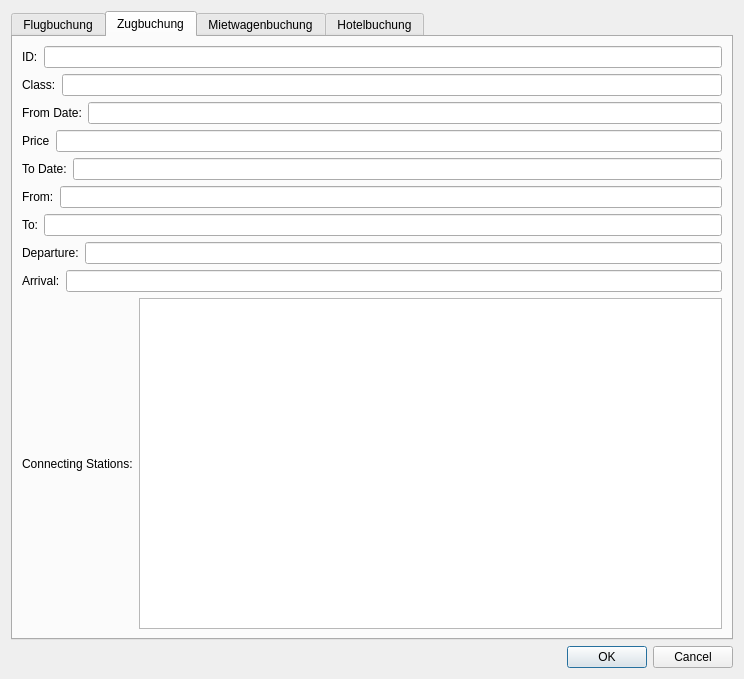
<?xml version="1.0" encoding="UTF-8"?>
<ui version="4.0">
 <class>bookingDetails</class>
 <widget class="QDialog" name="bookingDetails">
  <property name="geometry">
   <rect>
    <x>0</x>
    <y>0</y>
    <width>744</width>
    <height>679</height>
   </rect>
  </property>
  <property name="windowTitle">
   <string>Dialog</string>
  </property>
  <layout class="QGridLayout" name="gridLayout">
   <item row="0" column="0">
    <layout class="QVBoxLayout" name="verticalLayout">
     <item>
      <widget class="QTabWidget" name="tabWidget">
       <property name="currentIndex">
        <number>1</number>
       </property>
       <widget class="QWidget" name="Flug">
        <attribute name="icon">
         <iconset>
          <normaloff>flight.png</normaloff>
          <normalon>:/flight.png</normalon>flight.png</iconset>
        </attribute>
        <attribute name="title">
         <string>Flugbuchung</string>
        </attribute>
        <layout class="QGridLayout" name="gridLayout_3">
         <item row="0" column="0">
          <layout class="QVBoxLayout" name="verticalLayout_2">
           <item>
            <layout class="QHBoxLayout" name="horizontalLayout">
             <item>
              <widget class="QLabel" name="label_5">
               <property name="text">
                <string>ID:</string>
               </property>
              </widget>
             </item>
             <item>
              <widget class="QLineEdit" name="flugID">
               <property name="readOnly">
                <bool>true</bool>
               </property>
              </widget>
             </item>
            </layout>
           </item>
           <item>
            <layout class="QHBoxLayout" name="horizontalLayout_2">
             <item>
              <widget class="QLabel" name="label_13">
               <property name="text">
                <string>Airline:</string>
               </property>
              </widget>
             </item>
             <item>
              <widget class="QLineEdit" name="flugAirline"/>
             </item>
            </layout>
           </item>
           <item>
            <layout class="QHBoxLayout" name="horizontalLayout_3">
             <item>
              <widget class="QLabel" name="label_7">
               <property name="text">
                <string>From Date:</string>
               </property>
              </widget>
             </item>
             <item>
              <widget class="QLineEdit" name="flugFromDate"/>
             </item>
            </layout>
           </item>
           <item>
            <layout class="QHBoxLayout" name="horizontalLayout_4">
             <item>
              <widget class="QLabel" name="label_8">
               <property name="text">
                <string>To Date:</string>
               </property>
              </widget>
             </item>
             <item>
              <widget class="QLineEdit" name="flugToDate"/>
             </item>
            </layout>
           </item>
           <item>
            <layout class="QHBoxLayout" name="horizontalLayout_5">
             <item>
              <widget class="QLabel" name="label_9">
               <property name="text">
                <string>From:</string>
               </property>
              </widget>
             </item>
             <item>
              <widget class="QLineEdit" name="flugFromDest"/>
             </item>
             <item>
              <widget class="QLineEdit" name="fromName"/>
             </item>
            </layout>
           </item>
           <item>
            <layout class="QHBoxLayout" name="horizontalLayout_18">
             <item>
              <widget class="QLabel" name="label_10">
               <property name="text">
                <string>To:</string>
               </property>
              </widget>
             </item>
             <item>
              <widget class="QLineEdit" name="flugToDest"/>
             </item>
             <item>
              <widget class="QLineEdit" name="toName"/>
             </item>
            </layout>
           </item>
           <item>
            <layout class="QHBoxLayout" name="horizontalLayout_32">
             <item>
              <widget class="QLabel" name="label_12">
               <property name="text">
                <string>Class:</string>
               </property>
              </widget>
             </item>
             <item>
              <widget class="QLineEdit" name="flugClass"/>
             </item>
            </layout>
           </item>
           <item>
            <layout class="QHBoxLayout" name="horizontalLayout_34">
             <item>
              <widget class="QLabel" name="label_11">
               <property name="text">
                <string>Price:</string>
               </property>
              </widget>
             </item>
             <item>
              <widget class="QLineEdit" name="flugPrice"/>
             </item>
            </layout>
           </item>
          </layout>
         </item>
        </layout>
       </widget>
       <widget class="QWidget" name="Zug">
        <attribute name="icon">
         <iconset>
          <normaloff>train.jpg</normaloff>
          <normalon>:/train.jpg</normalon>train.jpg</iconset>
        </attribute>
        <attribute name="title">
         <string>Zugbuchung</string>
        </attribute>
        <layout class="QGridLayout" name="gridLayout_2">
         <item row="0" column="0">
          <layout class="QVBoxLayout" name="verticalLayout_5">
           <item>
            <layout class="QVBoxLayout" name="verticalLayout_3">
             <item>
              <layout class="QHBoxLayout" name="horizontalLayout_7">
               <item>
                <widget class="QLabel" name="label_14">
                 <property name="text">
                  <string>ID:</string>
                 </property>
                </widget>
               </item>
               <item>
                <widget class="QLineEdit" name="zugID">
                 <property name="readOnly">
                  <bool>true</bool>
                 </property>
                </widget>
               </item>
              </layout>
             </item>
             <item>
              <layout class="QHBoxLayout" name="horizontalLayout_15">
               <item>
                <widget class="QLabel" name="label_22">
                 <property name="text">
                  <string>Class:</string>
                 </property>
                </widget>
               </item>
               <item>
                <widget class="QLineEdit" name="zugClass"/>
               </item>
              </layout>
             </item>
             <item>
              <layout class="QHBoxLayout" name="horizontalLayout_8"/>
             </item>
             <item>
              <layout class="QHBoxLayout" name="horizontalLayout_9">
               <item>
                <widget class="QLabel" name="label_16">
                 <property name="text">
                  <string>From Date:</string>
                 </property>
                </widget>
               </item>
               <item>
                <widget class="QLineEdit" name="zugFromDate"/>
               </item>
              </layout>
             </item>
             <item>
              <layout class="QHBoxLayout" name="horizontalLayout_16">
               <item>
                <widget class="QLabel" name="label_24">
                 <property name="text">
                  <string>Price</string>
                 </property>
                </widget>
               </item>
               <item>
                <widget class="QLineEdit" name="zugPrice"/>
               </item>
              </layout>
             </item>
             <item>
              <layout class="QHBoxLayout" name="horizontalLayout_10">
               <item>
                <widget class="QLabel" name="label_17">
                 <property name="text">
                  <string>To Date:</string>
                 </property>
                </widget>
               </item>
               <item>
                <widget class="QLineEdit" name="zugToDate"/>
               </item>
              </layout>
             </item>
             <item>
              <layout class="QHBoxLayout" name="horizontalLayout_11">
               <item>
                <widget class="QLabel" name="label_18">
                 <property name="text">
                  <string>From:</string>
                 </property>
                </widget>
               </item>
               <item>
                <widget class="QLineEdit" name="zugFrom"/>
               </item>
              </layout>
             </item>
             <item>
              <layout class="QHBoxLayout" name="horizontalLayout_12">
               <item>
                <widget class="QLabel" name="label_19">
                 <property name="text">
                  <string>To:</string>
                 </property>
                </widget>
               </item>
               <item>
                <widget class="QLineEdit" name="zugTo"/>
               </item>
              </layout>
             </item>
             <item>
              <layout class="QHBoxLayout" name="horizontalLayout_13">
               <item>
                <widget class="QLabel" name="label_20">
                 <property name="text">
                  <string>Departure:</string>
                 </property>
                </widget>
               </item>
               <item>
                <widget class="QLineEdit" name="zugDeparture"/>
               </item>
              </layout>
             </item>
             <item>
              <layout class="QHBoxLayout" name="horizontalLayout_14">
               <item>
                <widget class="QLabel" name="label_21">
                 <property name="text">
                  <string>Arrival:</string>
                 </property>
                </widget>
               </item>
               <item>
                <widget class="QLineEdit" name="zugArrival"/>
               </item>
              </layout>
             </item>
            </layout>
           </item>
           <item>
            <layout class="QHBoxLayout" name="horizontalLayout_6">
             <item>
              <widget class="QLabel" name="label_23">
               <property name="text">
                <string>Connecting Stations:</string>
               </property>
              </widget>
             </item>
             <item>
              <widget class="QListWidget" name="zugCS">
               <property name="editTriggers">
                <set>QAbstractItemView::AllEditTriggers</set>
               </property>
              </widget>
             </item>
            </layout>
           </item>
          </layout>
         </item>
        </layout>
       </widget>
       <widget class="QWidget" name="Mietwagen">
        <attribute name="icon">
         <iconset>
          <normaloff>car.png</normaloff>
          <normalon>:/car.png</normalon>car.png</iconset>
        </attribute>
        <attribute name="title">
         <string>Mietwagenbuchung</string>
        </attribute>
        <widget class="QWidget" name="layoutWidget_3">
         <property name="geometry">
          <rect>
           <x>20</x>
           <y>10</y>
           <width>881</width>
           <height>571</height>
          </rect>
         </property>
         <layout class="QGridLayout" name="gridLayout_4">
          <item row="5" column="0">
           <layout class="QHBoxLayout" name="horizontalLayout_23">
            <item>
             <widget class="QLabel" name="label_30">
              <property name="text">
               <string>Pickup Location:</string>
              </property>
             </widget>
            </item>
            <item>
             <widget class="QLineEdit" name="carPickUp"/>
            </item>
           </layout>
          </item>
          <item row="7" column="0">
           <layout class="QHBoxLayout" name="horizontalLayout_25">
            <item>
             <widget class="QLabel" name="label_32">
              <property name="text">
               <string>Price:</string>
              </property>
             </widget>
            </item>
            <item>
             <widget class="QLineEdit" name="carPrice"/>
            </item>
           </layout>
          </item>
          <item row="1" column="0">
           <layout class="QHBoxLayout" name="horizontalLayout_19">
            <item>
             <widget class="QLabel" name="label_27">
              <property name="text">
               <string>Class</string>
              </property>
             </widget>
            </item>
            <item>
             <widget class="QLineEdit" name="carClass"/>
            </item>
           </layout>
          </item>
          <item row="6" column="0">
           <layout class="QHBoxLayout" name="horizontalLayout_24">
            <item>
             <widget class="QLabel" name="label_31">
              <property name="text">
               <string>Return Location:</string>
              </property>
             </widget>
            </item>
            <item>
             <widget class="QLineEdit" name="carReturn"/>
            </item>
           </layout>
          </item>
          <item row="2" column="0">
           <layout class="QHBoxLayout" name="horizontalLayout_20">
            <item>
             <widget class="QLabel" name="label_33">
              <property name="text">
               <string>Company:</string>
              </property>
             </widget>
            </item>
            <item>
             <widget class="QLineEdit" name="carCompany"/>
            </item>
           </layout>
          </item>
          <item row="3" column="0">
           <layout class="QHBoxLayout" name="horizontalLayout_21">
            <item>
             <widget class="QLabel" name="label_28">
              <property name="text">
               <string>From Date</string>
              </property>
             </widget>
            </item>
            <item>
             <widget class="QLineEdit" name="carFromDate"/>
            </item>
           </layout>
          </item>
          <item row="4" column="0">
           <layout class="QHBoxLayout" name="horizontalLayout_22">
            <item>
             <widget class="QLabel" name="label_29">
              <property name="text">
               <string>To Date:</string>
              </property>
             </widget>
            </item>
            <item>
             <widget class="QLineEdit" name="carToDate"/>
            </item>
           </layout>
          </item>
          <item row="0" column="0">
           <layout class="QHBoxLayout" name="horizontalLayout_17">
            <item>
             <widget class="QLabel" name="label_25">
              <property name="text">
               <string>ID:</string>
              </property>
             </widget>
            </item>
            <item>
             <widget class="QLineEdit" name="carID">
              <property name="readOnly">
               <bool>true</bool>
              </property>
             </widget>
            </item>
           </layout>
          </item>
         </layout>
        </widget>
       </widget>
       <widget class="QWidget" name="Hotel">
        <attribute name="icon">
         <iconset>
          <normaloff>hotel.png</normaloff>
          <normalon>:/hotel.png</normalon>hotel.png</iconset>
        </attribute>
        <attribute name="title">
         <string>Hotelbuchung</string>
        </attribute>
        <layout class="QGridLayout" name="gridLayout_7">
         <item row="0" column="0">
          <layout class="QGridLayout" name="gridLayout_5">
           <item row="3" column="0">
            <layout class="QHBoxLayout" name="horizontalLayout_29">
             <item>
              <widget class="QLabel" name="label_39">
               <property name="text">
                <string>Town:</string>
               </property>
              </widget>
             </item>
             <item>
              <widget class="QLineEdit" name="hotelTown"/>
             </item>
            </layout>
           </item>
           <item row="4" column="0">
            <layout class="QHBoxLayout" name="horizontalLayout_28">
             <item>
              <widget class="QLabel" name="label_40">
               <property name="text">
                <string>From Date:</string>
               </property>
              </widget>
             </item>
             <item>
              <widget class="QLineEdit" name="hotelFromDate"/>
             </item>
            </layout>
           </item>
           <item row="6" column="0">
            <layout class="QHBoxLayout" name="horizontalLayout_26">
             <item>
              <widget class="QLabel" name="label_42">
               <property name="text">
                <string>Price:</string>
               </property>
              </widget>
             </item>
             <item>
              <widget class="QLineEdit" name="hotelPrice"/>
             </item>
            </layout>
           </item>
           <item row="5" column="0">
            <layout class="QHBoxLayout" name="horizontalLayout_27">
             <item>
              <widget class="QLabel" name="label_41">
               <property name="text">
                <string>To Date:</string>
               </property>
              </widget>
             </item>
             <item>
              <widget class="QLineEdit" name="hotelToDate"/>
             </item>
            </layout>
           </item>
           <item row="2" column="0">
            <layout class="QHBoxLayout" name="horizontalLayout_30">
             <item>
              <widget class="QLabel" name="label_38">
               <property name="text">
                <string>Class:</string>
               </property>
              </widget>
             </item>
             <item>
              <widget class="QLineEdit" name="hotelClass"/>
             </item>
            </layout>
           </item>
           <item row="0" column="0">
            <layout class="QHBoxLayout" name="horizontalLayout_33">
             <item>
              <widget class="QLabel" name="label_34">
               <property name="text">
                <string>ID:</string>
               </property>
              </widget>
             </item>
             <item>
              <widget class="QLineEdit" name="hotelID">
               <property name="readOnly">
                <bool>true</bool>
               </property>
              </widget>
             </item>
            </layout>
           </item>
           <item row="1" column="0">
            <layout class="QHBoxLayout" name="horizontalLayout_31">
             <item>
              <widget class="QLabel" name="label_36">
               <property name="text">
                <string>Hotel:</string>
               </property>
              </widget>
             </item>
             <item>
              <widget class="QLineEdit" name="hotelHotel"/>
             </item>
            </layout>
           </item>
          </layout>
         </item>
        </layout>
       </widget>
      </widget>
     </item>
     <item>
      <widget class="QDialogButtonBox" name="buttonBox">
       <property name="orientation">
        <enum>Qt::Horizontal</enum>
       </property>
       <property name="standardButtons">
        <set>QDialogButtonBox::Cancel|QDialogButtonBox::Ok</set>
       </property>
      </widget>
     </item>
    </layout>
   </item>
  </layout>
 </widget>
 <resources/>
 <connections>
  <connection>
   <sender>buttonBox</sender>
   <signal>accepted()</signal>
   <receiver>bookingDetails</receiver>
   <slot>accept()</slot>
   <hints>
    <hint type="sourcelabel">
     <x>248</x>
     <y>254</y>
    </hint>
    <hint type="destinationlabel">
     <x>157</x>
     <y>274</y>
    </hint>
   </hints>
  </connection>
  <connection>
   <sender>buttonBox</sender>
   <signal>rejected()</signal>
   <receiver>bookingDetails</receiver>
   <slot>reject()</slot>
   <hints>
    <hint type="sourcelabel">
     <x>316</x>
     <y>260</y>
    </hint>
    <hint type="destinationlabel">
     <x>286</x>
     <y>274</y>
    </hint>
   </hints>
  </connection>
 </connections>
</ui>
